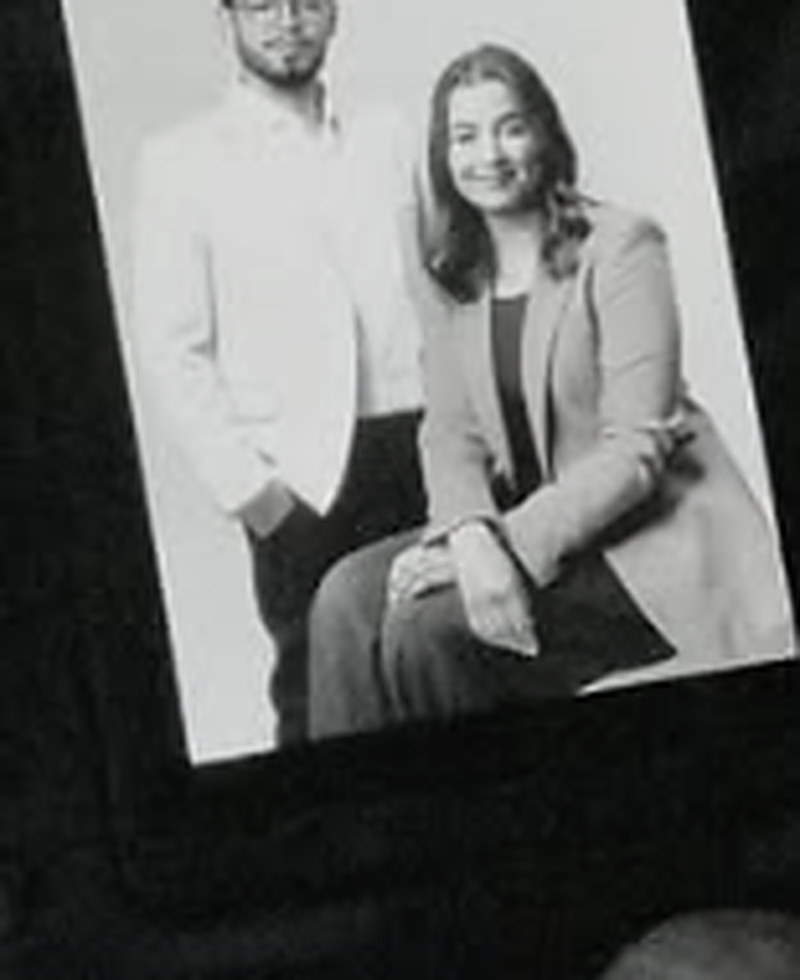
#> input picture media/equipe/socios_ensaio_executivo.png, 800 x 980 px, found by its file name
$ python crop_partners.py
#> lines starting #> are read from the running program, lines starting #| are printed output that depends on the picture
from PIL import Image

img = Image.open('media/equipe/socios_ensaio_executivo.png')
#> img is the input picture: PIL image 800x980 RGB; mean R, G, B 99.7, 101.4, 99.9
w, h = img.size
#> w = 800; h = 980
# Crop inner screen area:
# left ~ 120, top ~ 0, right ~ 750, bottom ~ 760
cropped = img.crop((120, 10, 760, 750)).resize((1000, 1150), Image.Resampling.LANCZOS)
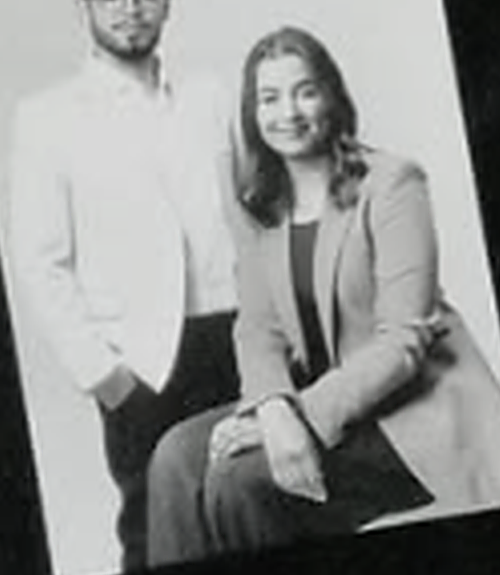
#> cropped: PIL image 1000x1150 RGB (shown at 1/2 size); mean R, G, B 145.5, 147, 145.4
cropped.save('media/equipe/socios_posicionamento_executivo.png')
print('Saved media/equipe/socios_posicionamento_executivo.png')
